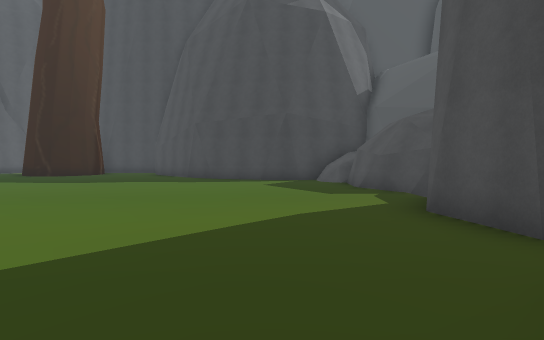
view 1 (above)

24 first-person views from a walk through a 3-D level made in the Unity game engine. The camera is 1.5 m above the floor, tilts 2° down and sees 75° across. The floor is counted in squares, 2 m on a side. Each view is taken from the middle of a square. On the plan, view 1 faces up. The plan holds only what a view shows up to about 11 squares ahead; the rest is blank. The place goes on beyond the plan. The player character is not drawn. Some surface patterns are stand-ins.

view 2
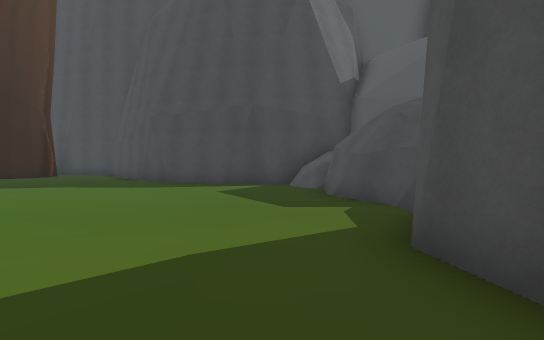

view 3
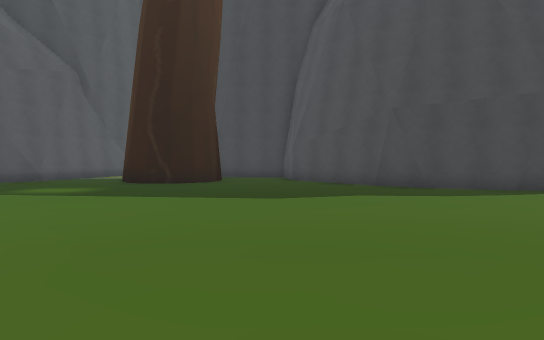

view 4
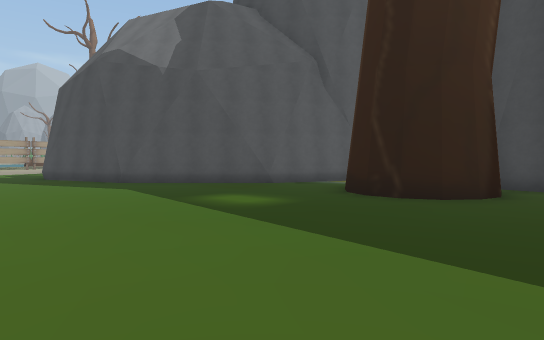

view 5
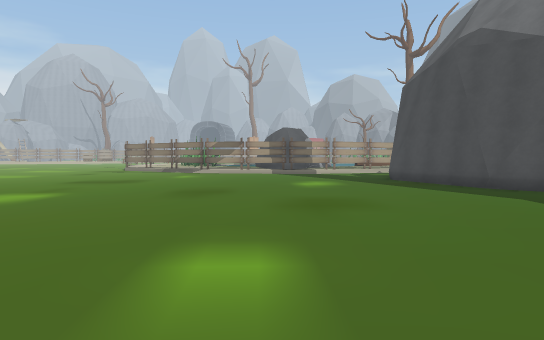

view 6
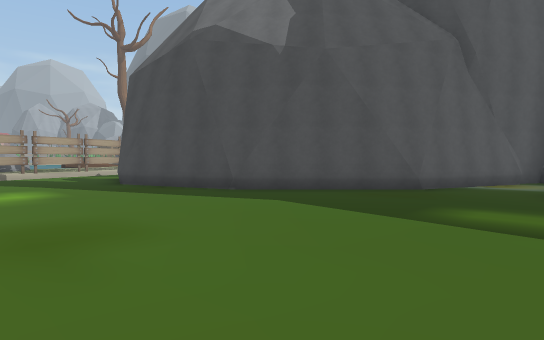

view 7
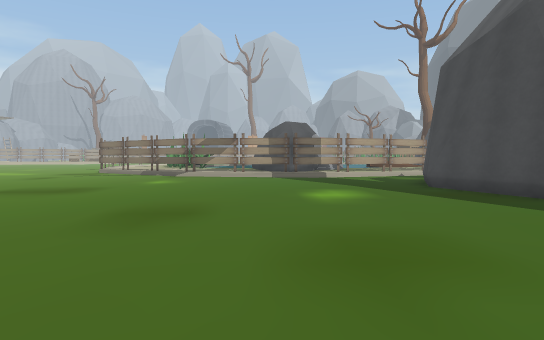

view 8
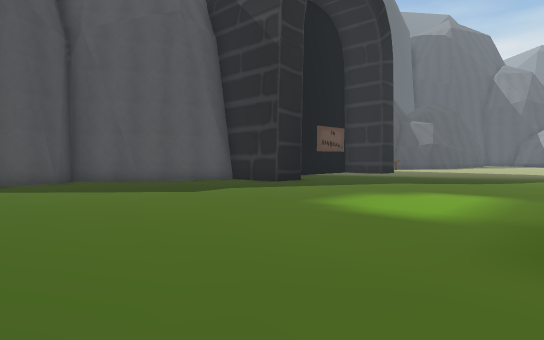

view 9
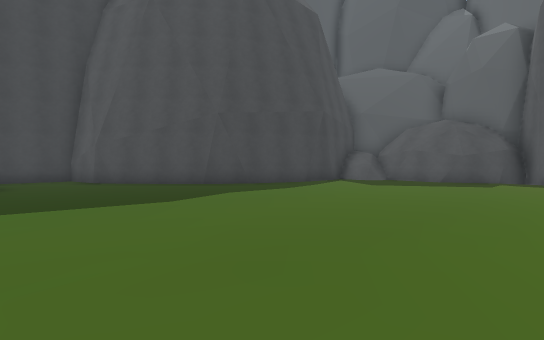

view 10
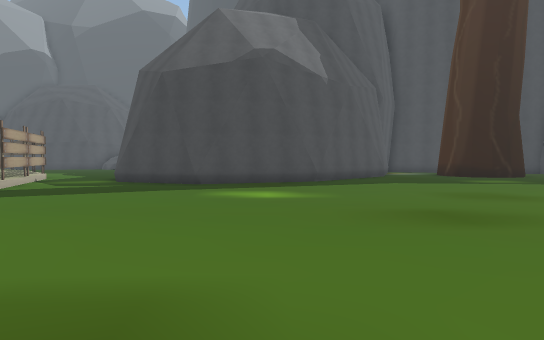

view 11
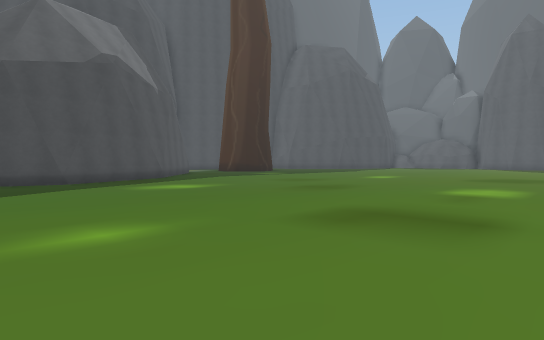

view 12
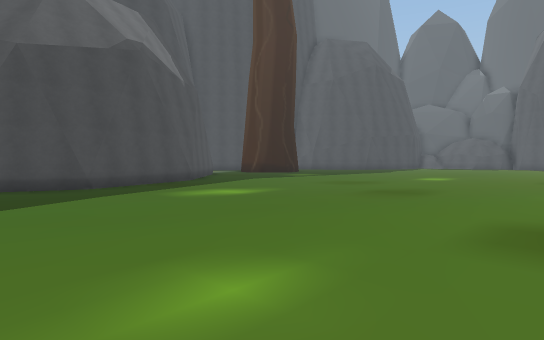

view 13
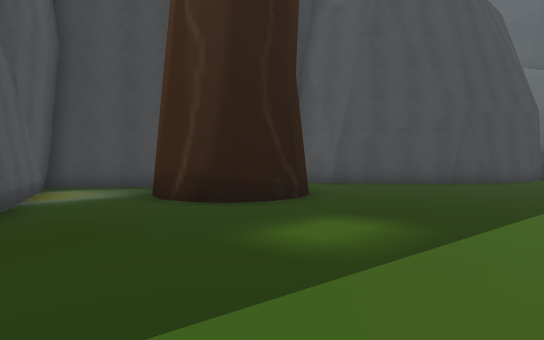

view 14
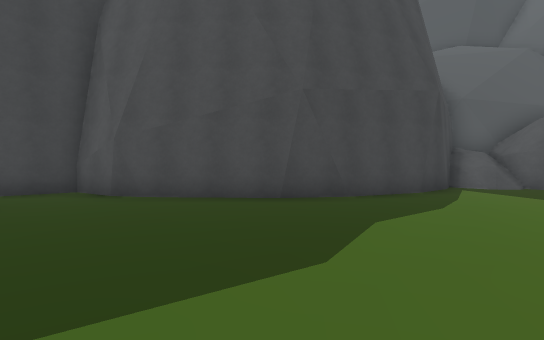

view 15
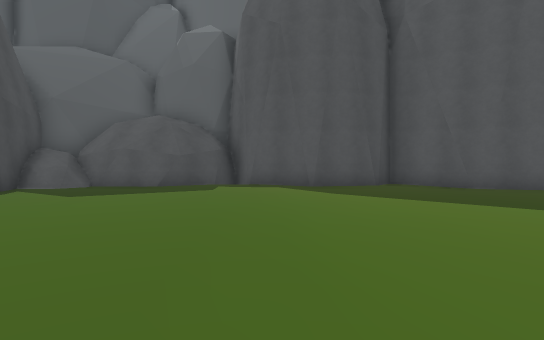

view 16
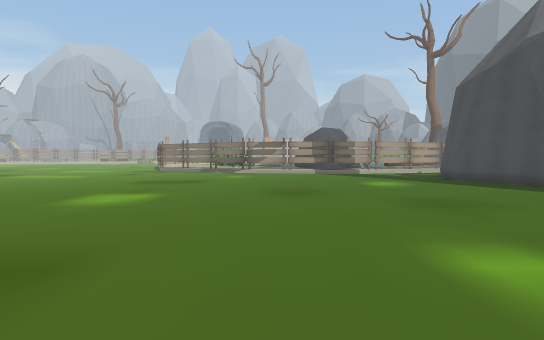

view 17
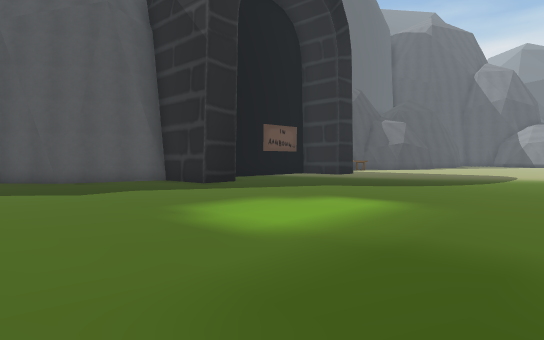

view 18
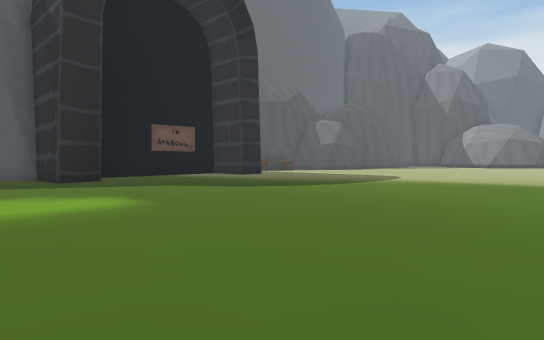

view 19
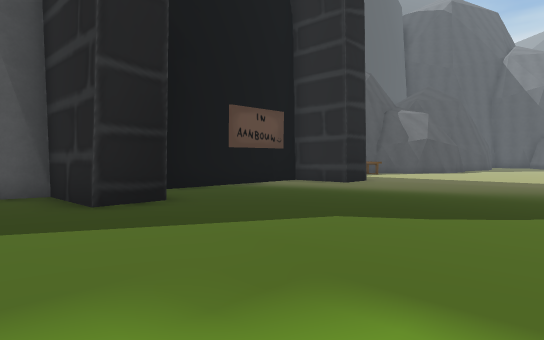

view 20
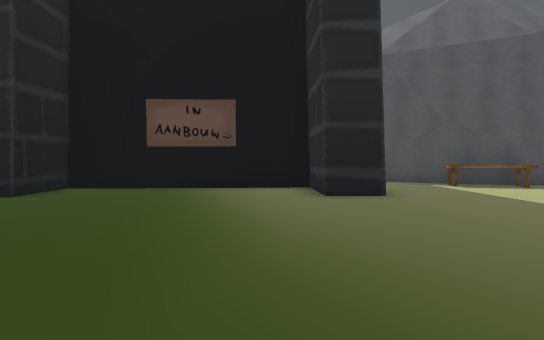

view 21
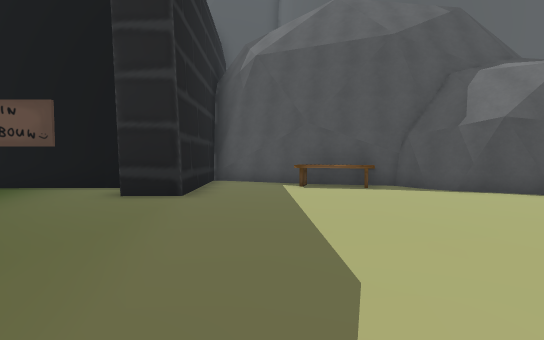

view 22
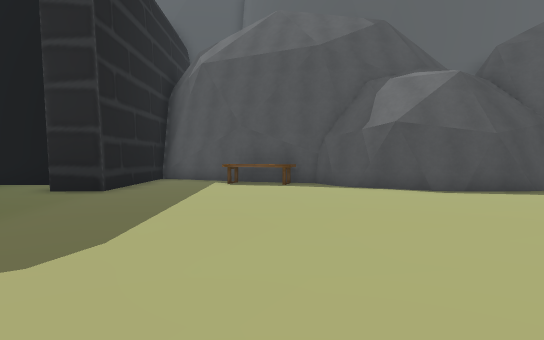

view 23
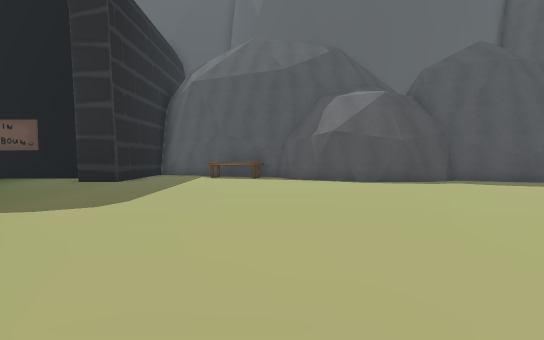

view 24
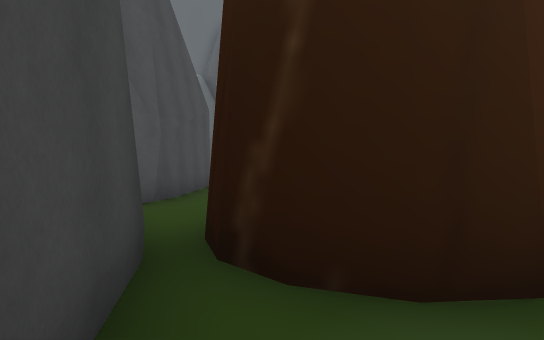

### Floor plan
Points are (right, up) in squares from view 1. A wall is a line through its corners. A room is listed if a view was taken in it or the views show most of it. See-through windows are left out.
Room 1 (views 1, 2, 3, 4, 5, 6, 7, 8, 9, 10, 11, 12, 13, 14, 15, 16, 17, 18, 19, 20, 21, 22, 23, 24)
walls: (1.5, 1.1) (3.2, 2.6) (2.7, 3) (2.5, 3.3) (2.2, 5) (3, 6.5) (3.4, 6.8); (3.1, -10.1) (-1.1, -10.2) (-1.1, -9) (0.8, -9) (0.6, -3) (-1.3, -3.1) (-1.3, -1.9) (0.8, -1.8) (1.4, 0.9) (1.8, 1.5); (-16.2, 12.5) (-16.9, 12.1); (2, -13.1) (3, -11.4); (-19.9, 11.2) (-20.4, 11.1) (-22.7, 12); (3.1, 6.6) (4.3, 7.3); (0.5, -15.7) (1.4, -15.3) (2.1, -13); (-0.3, -16.5) (0.9, -15.4); (2.9, 7.8) (2.5, 8.6); (-1, -17.6) (-0.1, -16.2); (3.6, 7.4) (2.6, 8.4) (2.5, 9); (-2.1, 12.8) (-3.2, 13.6); (4.1, 7.1) (2.9, 7.7); (-3.1, 13.4) (-5.3, 15.9); (-1.2, -18.8) (-0.8, -17.3); (0, 12) (-2.5, 13); (-13.3, 15.7) (-13.7, 15); (2.4, 10.4) (2.8, 11.4); (-7.7, 15.9) (-7.9, 15.2) (-8.3, 14.7) (-8.9, 14.4) (-9.7, 14.4) (-10.3, 14.7) (-10.7, 15.3) (-10.8, 16) (-10.7, 16.6) (-10.2, 17.1) (-9.6, 17.4); (1, 12) (-0.4, 12.1); (2.9, 10.3) (3.2, 11); (-5, 15.5) (-5.3, 16.1) (-5.6, 17.5) (-8.2, 17.8); (-1.1, -19.9) (-1.2, -18.3); (-0.7, -20.5) (-1.1, -19.3); (3.9, 11.7) (3.4, 12.7) (0.8, 12); (-8.5, 17.8) (-11.7, 20) (-12.2, 19.3) (-12.2, 18.8); (-12.1, 19.1) (-13.5, 15.3) (-16.5, 12.3) (-20.2, 11.1)
low walls: (3.1, 7.6) (2.9, 7.8); (2.9, 10.6) (3.1, 11.2)
objects: other object (1, -14) to (1, -13)

Positions as (right, up) in squares from view 1, and headings:
1: (0, 0), facing up
2: (1, 2), facing up
3: (-6, 4), facing up
4: (-6, 8), facing up-left
5: (-8, 7), facing left
6: (-10, 7), facing up-left
7: (-11, 7), facing left
8: (-9, 6), facing down-right
9: (-9, 5), facing up-right
10: (-18, 1), facing up
11: (-23, 0), facing up-right
12: (-23, 2), facing up-right
13: (-14, 10), facing up-right
14: (-8, 9), facing up-right
15: (-7, 6), facing right
16: (-8, 5), facing left
17: (-10, 4), facing down-right
18: (-13, 1), facing down-right
19: (-7, 0), facing down-right
20: (-8, -8), facing right
21: (-8, -12), facing right
22: (-9, -14), facing right
23: (-12, -15), facing right
24: (-11, 19), facing down-right
